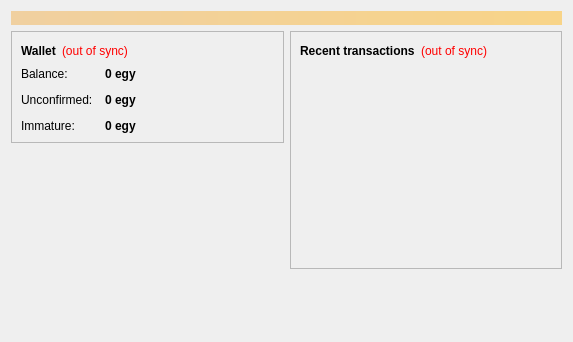
<?xml version="1.0" encoding="UTF-8"?>
<ui version="4.0">
 <class>OverviewPage</class>
 <widget class="QWidget" name="OverviewPage">
  <property name="geometry">
   <rect>
    <x>0</x>
    <y>0</y>
    <width>573</width>
    <height>342</height>
   </rect>
  </property>
  <property name="windowTitle">
   <string>Form</string>
  </property>
  <layout class="QVBoxLayout" name="topLayout">
   <item>
    <widget class="QLabel" name="labelAlerts">
     <property name="visible">
      <bool>false</bool>
     </property>
     <property name="styleSheet">
      <string notr="true">background-color: qlineargradient(x1: 0, y1: 0, x2: 1, y2: 0, stop:0 #F0D0A0, stop:1 #F8D488); color:#000000;</string>
     </property>
     <property name="wordWrap">
      <bool>true</bool>
     </property>
     <property name="margin">
      <number>3</number>
     </property>
    </widget>
   </item>
   <item>
    <layout class="QHBoxLayout" name="horizontalLayout" stretch="1,1">
     <item>
      <layout class="QVBoxLayout" name="verticalLayout_2">
       <item>
        <widget class="QFrame" name="frame">
         <property name="frameShape">
          <enum>QFrame::StyledPanel</enum>
         </property>
         <property name="frameShadow">
          <enum>QFrame::Raised</enum>
         </property>
         <layout class="QVBoxLayout" name="verticalLayout_4">
          <item>
           <layout class="QHBoxLayout" name="horizontalLayout_4">
            <item>
             <widget class="QLabel" name="label_5">
              <property name="font">
               <font>
                <weight>75</weight>
                <bold>true</bold>
               </font>
              </property>
              <property name="text">
               <string>Wallet</string>
              </property>
             </widget>
            </item>
            <item>
             <widget class="QLabel" name="labelWalletStatus">
              <property name="toolTip">
               <string>The displayed information may be out of date. Your wallet automatically synchronizes with the EgyCoin network after a connection is established, but this process has not completed yet.</string>
              </property>
              <property name="styleSheet">
               <string notr="true">QLabel { color: red; }</string>
              </property>
              <property name="text">
               <string notr="true">(out of sync)</string>
              </property>
              <property name="alignment">
               <set>Qt::AlignLeading|Qt::AlignLeft|Qt::AlignVCenter</set>
              </property>
             </widget>
            </item>
            <item>
             <spacer name="horizontalSpacer_2">
              <property name="orientation">
               <enum>Qt::Horizontal</enum>
              </property>
              <property name="sizeHint" stdset="0">
               <size>
                <width>40</width>
                <height>20</height>
               </size>
              </property>
             </spacer>
            </item>
           </layout>
          </item>
          <item>
           <layout class="QFormLayout" name="formLayout_2">
            <property name="fieldGrowthPolicy">
             <enum>QFormLayout::AllNonFixedFieldsGrow</enum>
            </property>
            <property name="horizontalSpacing">
             <number>12</number>
            </property>
            <property name="verticalSpacing">
             <number>12</number>
            </property>
            <item row="0" column="0">
             <widget class="QLabel" name="label">
              <property name="text">
               <string>Balance:</string>
              </property>
             </widget>
            </item>
            <item row="0" column="1">
             <widget class="QLabel" name="labelBalance">
              <property name="font">
               <font>
                <weight>75</weight>
                <bold>true</bold>
               </font>
              </property>
              <property name="cursor">
               <cursorShape>IBeamCursor</cursorShape>
              </property>
              <property name="toolTip">
               <string>Your current balance</string>
              </property>
              <property name="text">
               <string notr="true">0 egy</string>
              </property>
              <property name="textInteractionFlags">
               <set>Qt::LinksAccessibleByMouse|Qt::TextSelectableByKeyboard|Qt::TextSelectableByMouse</set>
              </property>
             </widget>
            </item>
            <item row="1" column="0">
             <widget class="QLabel" name="label_3">
              <property name="text">
               <string>Unconfirmed:</string>
              </property>
             </widget>
            </item>
            <item row="1" column="1">
             <widget class="QLabel" name="labelUnconfirmed">
              <property name="font">
               <font>
                <weight>75</weight>
                <bold>true</bold>
               </font>
              </property>
              <property name="cursor">
               <cursorShape>IBeamCursor</cursorShape>
              </property>
              <property name="toolTip">
               <string>Total of transactions that have yet to be confirmed, and do not yet count toward the current balance</string>
              </property>
              <property name="text">
               <string notr="true">0 egy</string>
              </property>
              <property name="textInteractionFlags">
               <set>Qt::LinksAccessibleByMouse|Qt::TextSelectableByKeyboard|Qt::TextSelectableByMouse</set>
              </property>
             </widget>
            </item>
            <item row="2" column="0">
             <widget class="QLabel" name="labelImmatureText">
              <property name="text">
               <string>Immature:</string>
              </property>
             </widget>
            </item>
            <item row="2" column="1">
             <widget class="QLabel" name="labelImmature">
              <property name="font">
               <font>
                <weight>75</weight>
                <bold>true</bold>
               </font>
              </property>
              <property name="toolTip">
               <string>Mined balance that has not yet matured</string>
              </property>
              <property name="text">
               <string notr="true">0 egy</string>
              </property>
              <property name="textInteractionFlags">
               <set>Qt::LinksAccessibleByMouse|Qt::TextSelectableByKeyboard|Qt::TextSelectableByMouse</set>
              </property>
             </widget>
            </item>
           </layout>
          </item>
         </layout>
        </widget>
       </item>
       <item>
        <spacer name="verticalSpacer">
         <property name="orientation">
          <enum>Qt::Vertical</enum>
         </property>
         <property name="sizeHint" stdset="0">
          <size>
           <width>20</width>
           <height>40</height>
          </size>
         </property>
        </spacer>
       </item>
      </layout>
     </item>
     <item>
      <layout class="QVBoxLayout" name="verticalLayout_3">
       <item>
        <widget class="QFrame" name="frame_2">
         <property name="frameShape">
          <enum>QFrame::StyledPanel</enum>
         </property>
         <property name="frameShadow">
          <enum>QFrame::Raised</enum>
         </property>
         <layout class="QVBoxLayout" name="verticalLayout">
          <item>
           <layout class="QHBoxLayout" name="horizontalLayout_2">
            <item>
             <widget class="QLabel" name="label_4">
              <property name="text">
               <string>&lt;b&gt;Recent transactions&lt;/b&gt;</string>
              </property>
             </widget>
            </item>
            <item>
             <widget class="QLabel" name="labelTransactionsStatus">
              <property name="toolTip">
               <string>The displayed information may be out of date. Your wallet automatically synchronizes with the EgyCoin network after a connection is established, but this process has not completed yet.</string>
              </property>
              <property name="styleSheet">
               <string notr="true">QLabel { color: red; }</string>
              </property>
              <property name="text">
               <string notr="true">(out of sync)</string>
              </property>
              <property name="alignment">
               <set>Qt::AlignRight|Qt::AlignTrailing|Qt::AlignVCenter</set>
              </property>
             </widget>
            </item>
            <item>
             <spacer name="horizontalSpacer">
              <property name="orientation">
               <enum>Qt::Horizontal</enum>
              </property>
              <property name="sizeHint" stdset="0">
               <size>
                <width>40</width>
                <height>20</height>
               </size>
              </property>
             </spacer>
            </item>
           </layout>
          </item>
          <item>
           <widget class="QListView" name="listTransactions">
            <property name="styleSheet">
             <string notr="true">QListView { background: transparent; }</string>
            </property>
            <property name="frameShape">
             <enum>QFrame::NoFrame</enum>
            </property>
            <property name="verticalScrollBarPolicy">
             <enum>Qt::ScrollBarAlwaysOff</enum>
            </property>
            <property name="horizontalScrollBarPolicy">
             <enum>Qt::ScrollBarAlwaysOff</enum>
            </property>
            <property name="selectionMode">
             <enum>QAbstractItemView::NoSelection</enum>
            </property>
           </widget>
          </item>
         </layout>
        </widget>
       </item>
       <item>
        <spacer name="verticalSpacer_2">
         <property name="orientation">
          <enum>Qt::Vertical</enum>
         </property>
         <property name="sizeHint" stdset="0">
          <size>
           <width>20</width>
           <height>40</height>
          </size>
         </property>
        </spacer>
       </item>
      </layout>
     </item>
    </layout>
   </item>
  </layout>
 </widget>
 <resources/>
 <connections/>
</ui>
